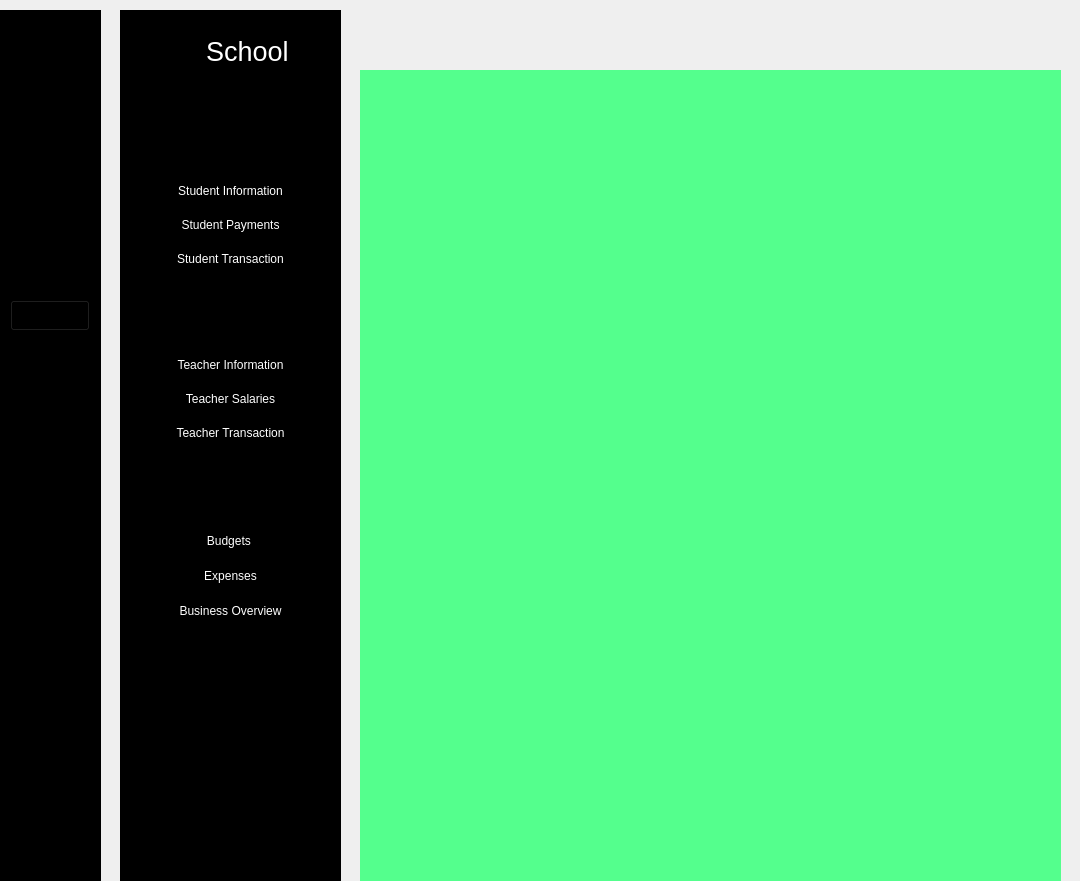
<?xml version="1.0" encoding="UTF-8"?>
<ui version="4.0">
 <class>centralwidget</class>
 <widget class="QDialog" name="centralwidget">
  <property name="geometry">
   <rect>
    <x>0</x>
    <y>0</y>
    <width>1080</width>
    <height>881</height>
   </rect>
  </property>
  <property name="maximumSize">
   <size>
    <width>1080</width>
    <height>900</height>
   </size>
  </property>
  <property name="windowTitle">
   <string>Dialog</string>
  </property>
  <widget class="QWidget" name="icon_only_widget" native="true">
   <property name="geometry">
    <rect>
     <x>0</x>
     <y>10</y>
     <width>101</width>
     <height>881</height>
    </rect>
   </property>
   <property name="styleSheet">
    <string notr="true">QWidget{
	background-color: rgb(0, 0, 0);
}</string>
   </property>
   <widget class="QPushButton" name="pushButton">
    <property name="geometry">
     <rect>
      <x>10</x>
      <y>90</y>
      <width>80</width>
      <height>31</height>
     </rect>
    </property>
    <property name="autoFillBackground">
     <bool>false</bool>
    </property>
    <property name="styleSheet">
     <string notr="true">border: none;</string>
    </property>
    <property name="text">
     <string/>
    </property>
    <property name="icon">
     <iconset resource="resources.qrc">
      <normaloff>:/assets/dashboardsmall1.png</normaloff>:/assets/dashboardsmall1.png</iconset>
    </property>
   </widget>
   <widget class="QPushButton" name="pushButton_3">
    <property name="geometry">
     <rect>
      <x>10</x>
      <y>150</y>
      <width>80</width>
      <height>31</height>
     </rect>
    </property>
    <property name="styleSheet">
     <string notr="true">border: none;</string>
    </property>
    <property name="text">
     <string/>
    </property>
    <property name="icon">
     <iconset resource="resources.qrc">
      <normaloff>:/assets/institutionsmall1.png</normaloff>:/assets/institutionsmall1.png</iconset>
    </property>
    <property name="iconSize">
     <size>
      <width>100</width>
      <height>20</height>
     </size>
    </property>
   </widget>
   <widget class="QPushButton" name="pushButton_4">
    <property name="geometry">
     <rect>
      <x>10</x>
      <y>200</y>
      <width>80</width>
      <height>31</height>
     </rect>
    </property>
    <property name="styleSheet">
     <string notr="true">border: none;</string>
    </property>
    <property name="text">
     <string/>
    </property>
    <property name="icon">
     <iconset resource="resources.qrc">
      <normaloff>:/assets/studentssmall1.png</normaloff>:/assets/studentssmall1.png</iconset>
    </property>
    <property name="iconSize">
     <size>
      <width>100</width>
      <height>20</height>
     </size>
    </property>
   </widget>
   <widget class="QPushButton" name="pushButton_5">
    <property name="geometry">
     <rect>
      <x>10</x>
      <y>240</y>
      <width>80</width>
      <height>31</height>
     </rect>
    </property>
    <property name="styleSheet">
     <string notr="true">border: none;</string>
    </property>
    <property name="text">
     <string/>
    </property>
    <property name="icon">
     <iconset resource="resources.qrc">
      <normaloff>:/assets/teacherssmall1.png</normaloff>:/assets/teacherssmall1.png</iconset>
    </property>
    <property name="iconSize">
     <size>
      <width>100</width>
      <height>20</height>
     </size>
    </property>
   </widget>
   <widget class="QPushButton" name="pushButton_6">
    <property name="geometry">
     <rect>
      <x>10</x>
      <y>290</y>
      <width>80</width>
      <height>31</height>
     </rect>
    </property>
    <property name="text">
     <string/>
    </property>
    <property name="icon">
     <iconset resource="resources.qrc">
      <normaloff>:/assets/financessmall1.png</normaloff>:/assets/financessmall1.png</iconset>
    </property>
    <property name="iconSize">
     <size>
      <width>100</width>
      <height>20</height>
     </size>
    </property>
   </widget>
   <widget class="QPushButton" name="pushButton_7">
    <property name="geometry">
     <rect>
      <x>10</x>
      <y>760</y>
      <width>80</width>
      <height>31</height>
     </rect>
    </property>
    <property name="styleSheet">
     <string notr="true">border: none;</string>
    </property>
    <property name="text">
     <string/>
    </property>
    <property name="icon">
     <iconset resource="resources.qrc">
      <normaloff>:/assets/settingssmall1.png</normaloff>:/assets/settingssmall1.png</iconset>
    </property>
    <property name="iconSize">
     <size>
      <width>100</width>
      <height>20</height>
     </size>
    </property>
   </widget>
   <widget class="QPushButton" name="pushButton_8">
    <property name="geometry">
     <rect>
      <x>10</x>
      <y>810</y>
      <width>80</width>
      <height>31</height>
     </rect>
    </property>
    <property name="styleSheet">
     <string notr="true">border: none;</string>
    </property>
    <property name="text">
     <string/>
    </property>
    <property name="icon">
     <iconset resource="resources.qrc">
      <normaloff>:/assets/signoutsmall1.png</normaloff>:/assets/signoutsmall1.png</iconset>
    </property>
    <property name="iconSize">
     <size>
      <width>100</width>
      <height>15</height>
     </size>
    </property>
   </widget>
   <widget class="QWidget" name="">
    <property name="geometry">
     <rect>
      <x>0</x>
      <y>20</y>
      <width>101</width>
      <height>42</height>
     </rect>
    </property>
    <layout class="QHBoxLayout" name="horizontalLayout_2">
     <item>
      <widget class="QLabel" name="label_4">
       <property name="maximumSize">
        <size>
         <width>40</width>
         <height>40</height>
        </size>
       </property>
       <property name="text">
        <string/>
       </property>
       <property name="pixmap">
        <pixmap resource="resources.qrc">:/assets/logo.png</pixmap>
       </property>
       <property name="scaledContents">
        <bool>true</bool>
       </property>
      </widget>
     </item>
    </layout>
   </widget>
  </widget>
  <widget class="QWidget" name="icon_text_widget" native="true">
   <property name="geometry">
    <rect>
     <x>120</x>
     <y>10</y>
     <width>221</width>
     <height>881</height>
    </rect>
   </property>
   <property name="styleSheet">
    <string notr="true">QWidget{
	background-color: rgb(0, 0, 0);
	color:white;
}</string>
   </property>
   <widget class="QWidget" name="">
    <property name="geometry">
     <rect>
      <x>10</x>
      <y>80</y>
      <width>201</width>
      <height>561</height>
     </rect>
    </property>
    <layout class="QVBoxLayout" name="verticalLayout_7">
     <item>
      <widget class="QPushButton" name="pushButton_2">
       <property name="styleSheet">
        <string notr="true">border: none;</string>
       </property>
       <property name="text">
        <string/>
       </property>
       <property name="icon">
        <iconset resource="resources.qrc">
         <normaloff>:/assets/dashboard2.png</normaloff>:/assets/dashboard2.png</iconset>
       </property>
       <property name="iconSize">
        <size>
         <width>100</width>
         <height>60</height>
        </size>
       </property>
      </widget>
     </item>
     <item>
      <widget class="QPushButton" name="pushButton_9">
       <property name="styleSheet">
        <string notr="true">border: none;</string>
       </property>
       <property name="text">
        <string/>
       </property>
       <property name="icon">
        <iconset resource="resources.qrc">
         <normaloff>:/assets/institution2.png</normaloff>:/assets/institution2.png</iconset>
       </property>
       <property name="iconSize">
        <size>
         <width>100</width>
         <height>60</height>
        </size>
       </property>
      </widget>
     </item>
     <item>
      <widget class="QFrame" name="students">
       <property name="frameShape">
        <enum>QFrame::StyledPanel</enum>
       </property>
       <property name="frameShadow">
        <enum>QFrame::Raised</enum>
       </property>
       <layout class="QVBoxLayout" name="verticalLayout_4">
        <item>
         <widget class="QPushButton" name="pushButton_10">
          <property name="enabled">
           <bool>true</bool>
          </property>
          <property name="styleSheet">
           <string notr="true">border: none;</string>
          </property>
          <property name="text">
           <string/>
          </property>
          <property name="icon">
           <iconset resource="resources.qrc">
            <normaloff>:/assets/students3.png</normaloff>
            <normalon>:/assets/students4.png</normalon>:/assets/students3.png</iconset>
          </property>
          <property name="iconSize">
           <size>
            <width>200</width>
            <height>60</height>
           </size>
          </property>
          <property name="checkable">
           <bool>true</bool>
          </property>
          <property name="autoRepeatInterval">
           <number>100</number>
          </property>
         </widget>
        </item>
        <item>
         <widget class="QFrame" name="students_dropdown">
          <property name="frameShape">
           <enum>QFrame::StyledPanel</enum>
          </property>
          <property name="frameShadow">
           <enum>QFrame::Raised</enum>
          </property>
          <layout class="QVBoxLayout" name="verticalLayout">
           <item>
            <widget class="QPushButton" name="pushButton_12">
             <property name="styleSheet">
              <string notr="true">border: none;</string>
             </property>
             <property name="text">
              <string>Student Information</string>
             </property>
             <property name="checkable">
              <bool>true</bool>
             </property>
            </widget>
           </item>
           <item>
            <widget class="QPushButton" name="pushButton_16">
             <property name="styleSheet">
              <string notr="true">border: none;</string>
             </property>
             <property name="text">
              <string>Student Payments</string>
             </property>
             <property name="checkable">
              <bool>true</bool>
             </property>
            </widget>
           </item>
           <item>
            <widget class="QPushButton" name="pushButton_17">
             <property name="styleSheet">
              <string notr="true">border: none;</string>
             </property>
             <property name="text">
              <string>Student Transaction</string>
             </property>
             <property name="checkable">
              <bool>true</bool>
             </property>
            </widget>
           </item>
          </layout>
         </widget>
        </item>
       </layout>
      </widget>
     </item>
     <item>
      <widget class="QFrame" name="teachers">
       <property name="styleSheet">
        <string notr="true">border: none;</string>
       </property>
       <property name="frameShape">
        <enum>QFrame::StyledPanel</enum>
       </property>
       <property name="frameShadow">
        <enum>QFrame::Raised</enum>
       </property>
       <layout class="QVBoxLayout" name="verticalLayout_5">
        <item>
         <widget class="QPushButton" name="pushButton_11">
          <property name="text">
           <string/>
          </property>
          <property name="icon">
           <iconset resource="resources.qrc">
            <normaloff>:/assets/teachers3.png</normaloff>
            <normalon>:/assets/teachers4.png</normalon>:/assets/teachers3.png</iconset>
          </property>
          <property name="iconSize">
           <size>
            <width>200</width>
            <height>60</height>
           </size>
          </property>
          <property name="checkable">
           <bool>true</bool>
          </property>
         </widget>
        </item>
        <item>
         <widget class="QFrame" name="teachers_dropdown">
          <property name="frameShape">
           <enum>QFrame::StyledPanel</enum>
          </property>
          <property name="frameShadow">
           <enum>QFrame::Raised</enum>
          </property>
          <layout class="QVBoxLayout" name="verticalLayout_2">
           <item>
            <widget class="QPushButton" name="pushButton_18">
             <property name="text">
              <string>Teacher Information</string>
             </property>
             <property name="checkable">
              <bool>true</bool>
             </property>
            </widget>
           </item>
           <item>
            <widget class="QPushButton" name="pushButton_19">
             <property name="text">
              <string>Teacher Salaries</string>
             </property>
             <property name="checkable">
              <bool>true</bool>
             </property>
            </widget>
           </item>
           <item>
            <widget class="QPushButton" name="pushButton_20">
             <property name="text">
              <string>Teacher Transaction</string>
             </property>
             <property name="checkable">
              <bool>true</bool>
             </property>
            </widget>
           </item>
          </layout>
         </widget>
        </item>
       </layout>
      </widget>
     </item>
     <item>
      <widget class="QFrame" name="finances">
       <property name="styleSheet">
        <string notr="true">border: none;</string>
       </property>
       <property name="frameShape">
        <enum>QFrame::StyledPanel</enum>
       </property>
       <property name="frameShadow">
        <enum>QFrame::Raised</enum>
       </property>
       <layout class="QVBoxLayout" name="verticalLayout_6">
        <item>
         <widget class="QPushButton" name="pushButton_15">
          <property name="text">
           <string/>
          </property>
          <property name="icon">
           <iconset resource="resources.qrc">
            <normaloff>:/assets/finances3.png</normaloff>
            <normalon>:/assets/finances4.png</normalon>:/assets/finances3.png</iconset>
          </property>
          <property name="iconSize">
           <size>
            <width>200</width>
            <height>60</height>
           </size>
          </property>
          <property name="checkable">
           <bool>true</bool>
          </property>
         </widget>
        </item>
        <item>
         <widget class="QFrame" name="finances_dropdown">
          <property name="frameShape">
           <enum>QFrame::StyledPanel</enum>
          </property>
          <property name="frameShadow">
           <enum>QFrame::Raised</enum>
          </property>
          <layout class="QVBoxLayout" name="verticalLayout_3">
           <item>
            <widget class="QPushButton" name="pushButton_21">
             <property name="text">
              <string>Budgets </string>
             </property>
             <property name="checkable">
              <bool>true</bool>
             </property>
            </widget>
           </item>
           <item>
            <widget class="QPushButton" name="pushButton_22">
             <property name="text">
              <string>Expenses</string>
             </property>
             <property name="checkable">
              <bool>true</bool>
             </property>
            </widget>
           </item>
           <item>
            <widget class="QPushButton" name="pushButton_23">
             <property name="text">
              <string>Business Overview</string>
             </property>
             <property name="checkable">
              <bool>true</bool>
             </property>
            </widget>
           </item>
          </layout>
         </widget>
        </item>
       </layout>
      </widget>
     </item>
    </layout>
   </widget>
   <widget class="QWidget" name="">
    <property name="geometry">
     <rect>
      <x>10</x>
      <y>750</y>
      <width>201</width>
      <height>101</height>
     </rect>
    </property>
    <layout class="QVBoxLayout" name="verticalLayout_8">
     <item>
      <widget class="QPushButton" name="pushButton_13">
       <property name="styleSheet">
        <string notr="true">border: none;</string>
       </property>
       <property name="text">
        <string/>
       </property>
       <property name="icon">
        <iconset resource="resources.qrc">
         <normaloff>:/assets/settings2.png</normaloff>:/assets/settings2.png</iconset>
       </property>
       <property name="iconSize">
        <size>
         <width>200</width>
         <height>60</height>
        </size>
       </property>
      </widget>
     </item>
     <item>
      <widget class="QPushButton" name="pushButton_14">
       <property name="styleSheet">
        <string notr="true">border: none;</string>
       </property>
       <property name="text">
        <string/>
       </property>
       <property name="icon">
        <iconset resource="resources.qrc">
         <normaloff>:/assets/signout2.png</normaloff>:/assets/signout2.png</iconset>
       </property>
       <property name="iconSize">
        <size>
         <width>200</width>
         <height>60</height>
        </size>
       </property>
      </widget>
     </item>
    </layout>
   </widget>
   <widget class="QWidget" name="">
    <property name="geometry">
     <rect>
      <x>40</x>
      <y>20</y>
      <width>141</width>
      <height>42</height>
     </rect>
    </property>
    <layout class="QHBoxLayout" name="horizontalLayout">
     <item>
      <widget class="QLabel" name="label_2">
       <property name="maximumSize">
        <size>
         <width>40</width>
         <height>40</height>
        </size>
       </property>
       <property name="text">
        <string/>
       </property>
       <property name="pixmap">
        <pixmap resource="resources.qrc">:/assets/logo.png</pixmap>
       </property>
       <property name="scaledContents">
        <bool>true</bool>
       </property>
      </widget>
     </item>
     <item>
      <widget class="QLabel" name="label_3">
       <property name="font">
        <font>
         <pointsize>20</pointsize>
        </font>
       </property>
       <property name="text">
        <string>School</string>
       </property>
       <property name="wordWrap">
        <bool>false</bool>
       </property>
      </widget>
     </item>
    </layout>
   </widget>
  </widget>
  <widget class="QWidget" name="main_screen_widget" native="true">
   <property name="geometry">
    <rect>
     <x>360</x>
     <y>70</y>
     <width>701</width>
     <height>811</height>
    </rect>
   </property>
   <property name="styleSheet">
    <string notr="true">background-color: rgb(84, 255, 141);</string>
   </property>
  </widget>
  <widget class="QWidget" name="header_widget" native="true">
   <property name="geometry">
    <rect>
     <x>360</x>
     <y>0</y>
     <width>701</width>
     <height>71</height>
    </rect>
   </property>
  </widget>
  <zorder>icon_text_widget</zorder>
  <zorder>main_screen_widget</zorder>
  <zorder>header_widget</zorder>
  <zorder>icon_only_widget</zorder>
 </widget>
 <resources>
  <include location="resources.qrc"/>
 </resources>
 <connections>
  <connection>
   <sender>pushButton_10</sender>
   <signal>toggled(bool)</signal>
   <receiver>students_dropdown</receiver>
   <slot>hide()</slot>
   <hints>
    <hint type="sourcelabel">
     <x>578</x>
     <y>138</y>
    </hint>
    <hint type="destinationlabel">
     <x>580</x>
     <y>293</y>
    </hint>
   </hints>
  </connection>
  <connection>
   <sender>pushButton_11</sender>
   <signal>toggled(bool)</signal>
   <receiver>teachers_dropdown</receiver>
   <slot>setHidden(bool)</slot>
   <hints>
    <hint type="sourcelabel">
     <x>858</x>
     <y>196</y>
    </hint>
    <hint type="destinationlabel">
     <x>854</x>
     <y>258</y>
    </hint>
   </hints>
  </connection>
  <connection>
   <sender>pushButton_15</sender>
   <signal>toggled(bool)</signal>
   <receiver>finances_dropdown</receiver>
   <slot>setHidden(bool)</slot>
   <hints>
    <hint type="sourcelabel">
     <x>877</x>
     <y>401</y>
    </hint>
    <hint type="destinationlabel">
     <x>878</x>
     <y>534</y>
    </hint>
   </hints>
  </connection>
  <connection>
   <sender>pushButton_10</sender>
   <signal>toggled(bool)</signal>
   <receiver>students_dropdown</receiver>
   <slot>setHidden(bool)</slot>
   <hints>
    <hint type="sourcelabel">
     <x>555</x>
     <y>179</y>
    </hint>
    <hint type="destinationlabel">
     <x>578</x>
     <y>259</y>
    </hint>
   </hints>
  </connection>
 </connections>
</ui>
